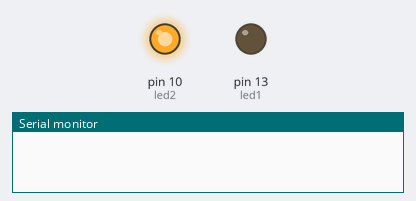
This sketch was run on a simulated Arduino Uno, built with avr-gcc and run on an emulated ATmega328P. Shown: output pins drawn as LEDs (lit = HIGH), the last lines printed to the serial monitor.

Above: at 0.25 s.
At 3.86 s:
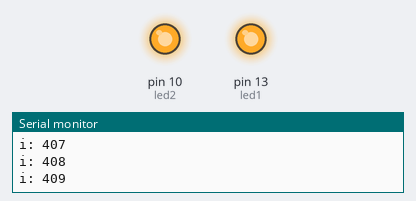
Timing chart, 0 to 40.0 s (numbered marks = the images above):
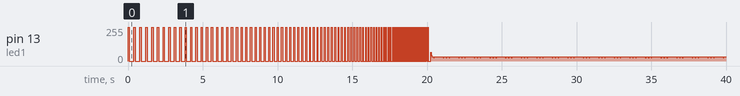

Measured:
- by itself, pin 13 (led1): 0/255 → 255/255 at 0.00 s, → 0/255 0.10 s later, → 255/255 0.30 s later, → 0/255 0.10 s later, … (301 changes in this stretch)

The sketch:

ex9RandomNumbers.ino
```cpp
int led1 = 13;
int led2 = 10;

void setup() {
  pinMode(led1, OUTPUT);
  pinMode(led2, OUTPUT);
  digitalWrite(led2, HIGH);

  // Start the serial communication
  Serial.begin(9600);
}

void loop() {
  for (int i = 400; i <= 500; i++) { // Change the upper limit to 500
    digitalWrite(led1, HIGH);
    delay(500 - i); // Adjust delay
    digitalWrite(led1, LOW);
    delay(1500 - i * 3); // Adjust delay

    Serial.print("i: ");
    Serial.println(i);
  }


  // Stop the loop from running again
  while (true) {
    int a = 499;
    // Keep the LED2 on permanently
    digitalWrite(led1, HIGH);
    delay(500 - a); // Adjust delay
    digitalWrite(led1, LOW);
    delay(1500 - a * 3); // Adjust delay

    Serial.print("i: ");
    Serial.println(a);
  }
}
```
